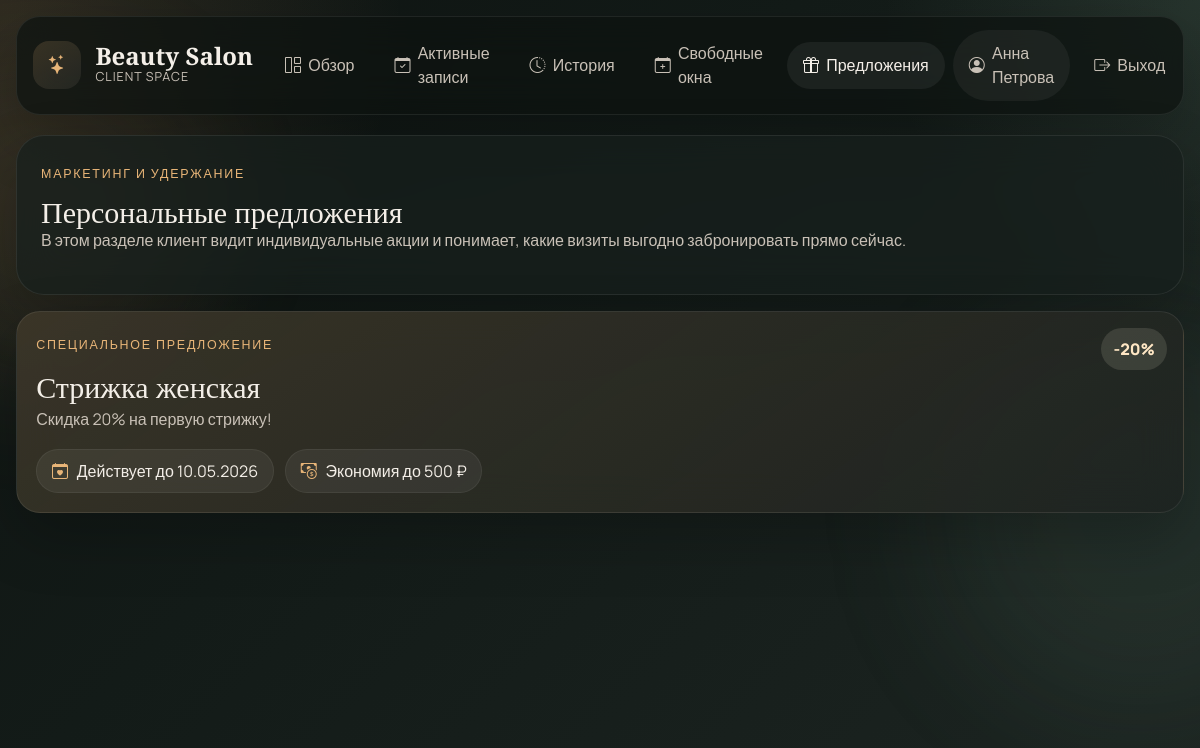
/offers (signed in), run on an earlier commit of the app's database.
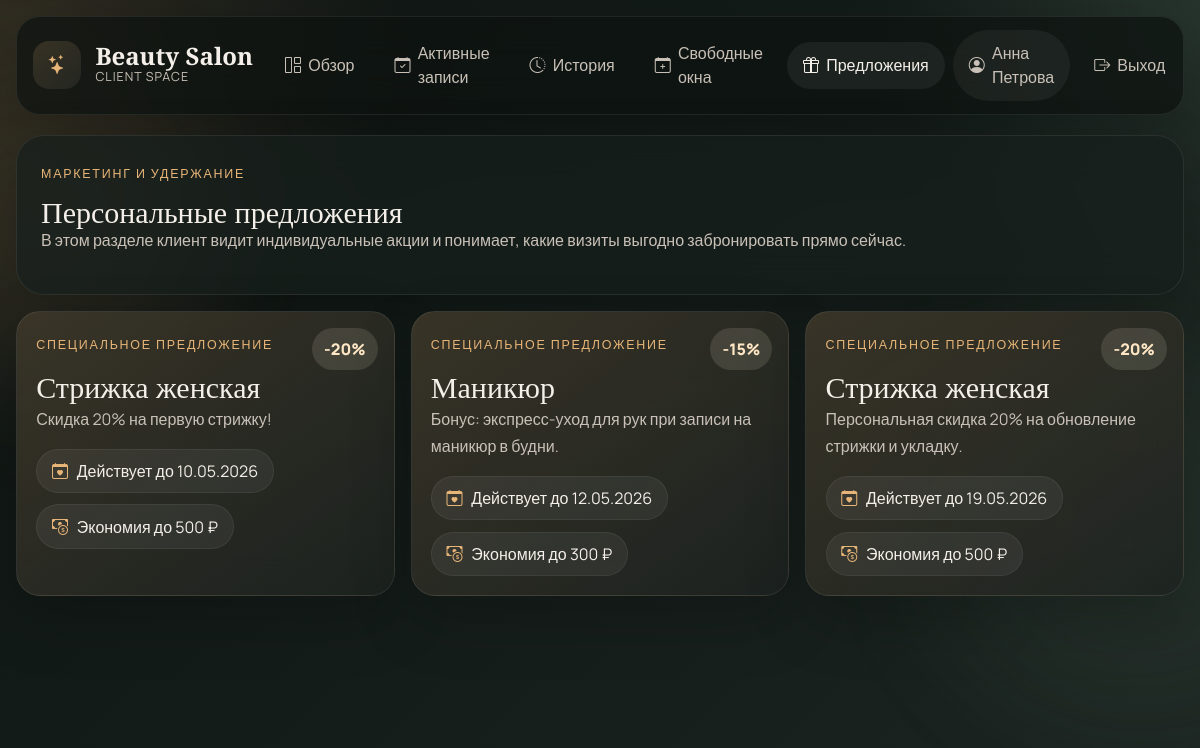
And on a later commit of the database.
### models.py (models this page shows)
class Offer(db.Model):
    __tablename__ = 'offers'
    id = db.Column(db.Integer, primary_key=True)
    client_id = db.Column(db.Integer, db.ForeignKey('users.id'))
    service_id = db.Column(db.Integer, db.ForeignKey('services.id'))
    description = db.Column(db.String(200))
    discount_percent = db.Column(db.Integer, default=0)
    valid_until = db.Column(db.Date)
    service = db.relationship('Service')

class Service(db.Model):
    __tablename__ = 'services'
    id = db.Column(db.Integer, primary_key=True)
    name = db.Column(db.String(100), nullable=False)
    duration = db.Column(db.Integer, nullable=False)  # minutes
    price = db.Column(db.Float, nullable=False)
    description = db.Column(db.Text)

### app.py (the view)
@app.route("/offers")
@login_required
def offers():
    today = datetime.now().date()
    active_offers = Offer.query.filter(
        Offer.client_id == current_user.id,
        Offer.valid_until >= today,
    ).order_by(Offer.valid_until.asc()).all()
    return render_template("offers.html", offers=active_offers)

### app.py (called while the page is built)
@login_manager.user_loader
def load_user(user_id):
    return db.session.get(User, int(user_id))

@app.context_processor
def inject_navigation_state():
    return {"now": datetime.now()}

### templates/offers.html (shortened to what this page needs)
{% extends "base.html" %}
{% block content %}
<section class="page-header glass-panel">
    <span class="section-kicker">Маркетинг и удержание</span>
    <h1>Персональные предложения</h1>
    <p>В этом разделе клиент видит индивидуальные акции и понимает, какие визиты выгодно забронировать прямо сейчас.</p>
</section>
{% if offers %}
    <section class="promo-grid">
        {% for offer in offers %}
            <article class="glass-panel promo-full-card">
                <div class="promo-badge">-{{ offer.discount_percent }}%</div>
                <span class="section-kicker">Специальное предложение</span>
                <h2>{{ offer.service.name }}</h2>
                <p>{{ offer.description }}</p>
                <div class="appointment-meta">
                    <span><i class="bi bi-calendar-heart"></i> Действует до {{ offer.valid_until.strftime('%d.%m.%Y') }}</span>
                    <span><i class="bi bi-cash-coin"></i> Экономия до {{ (offer.service.price * offer.discount_percent / 100)|round|int }} ₽</span>
                </div>
            </article>
        {% endfor %}
    </section>
{% endif %}
{% endblock %}

What changed in the data, as far as the page shows it:
added Offer: discount_percent "15", service.name "Маникюр", description "Бонус: экспресс-уход для рук при записи на маникюр в будни.", valid_until "12.05.2026"
now on this page (row unchanged): Service: price.discount_percent "300"
added Offer: discount_percent "20", service.name "Стрижка женская", description "Персональная скидка 20% на обновление стрижки и укладку.", valid_until "19.05.2026", {{ (offer.service.price * offer.discount_percent / 100)|round|int }} "500"
